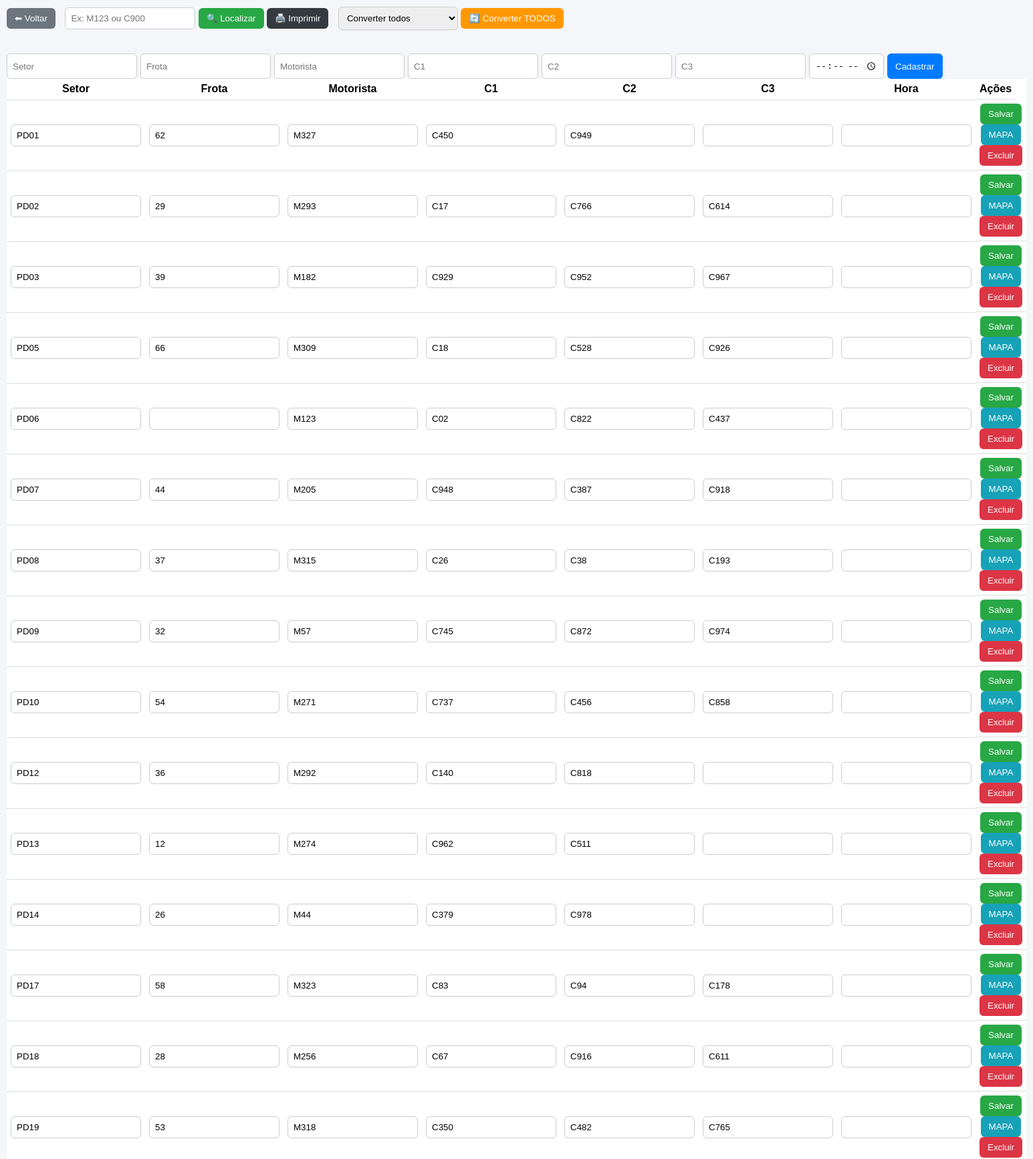
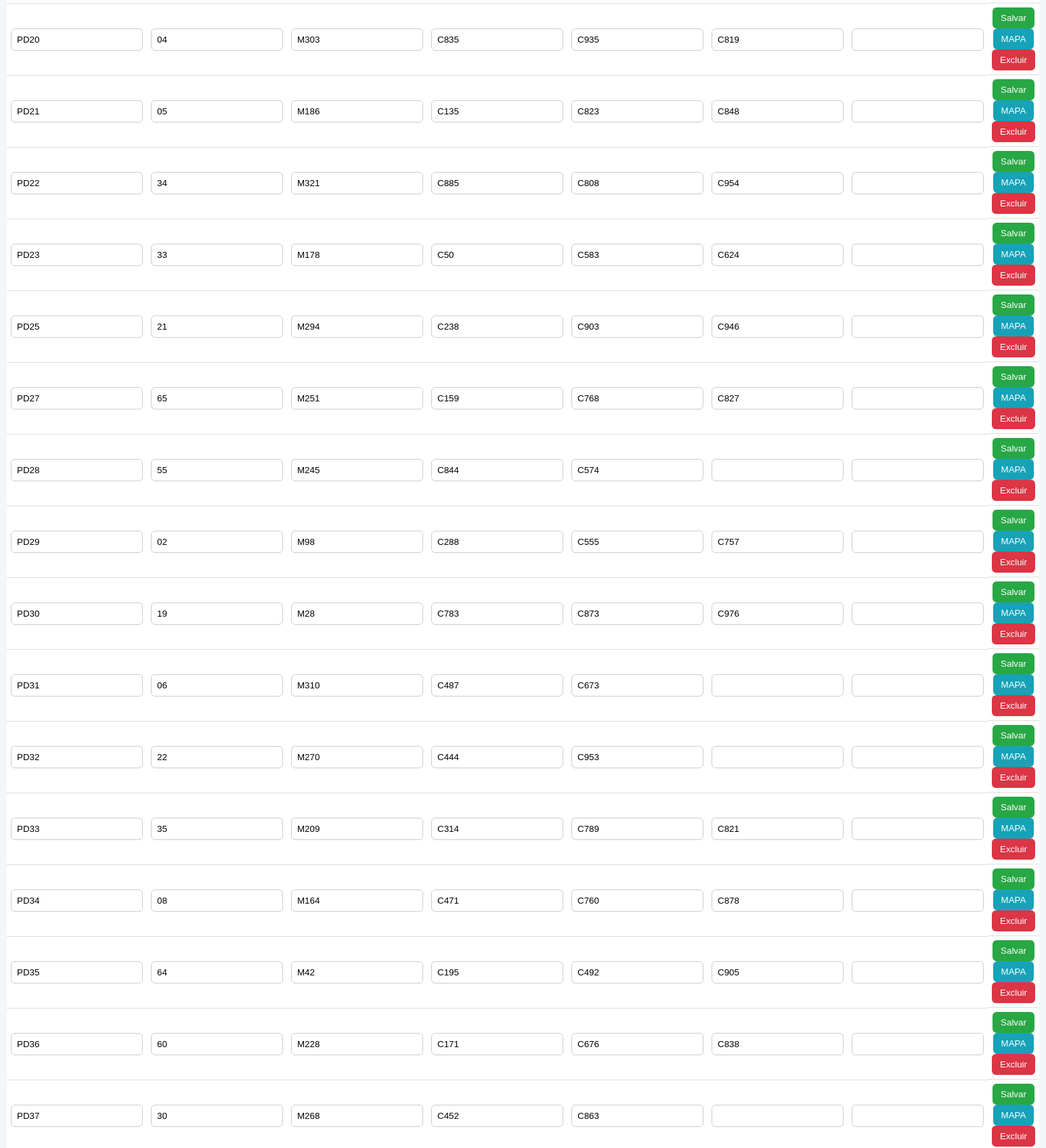
Screenshot of /equipes (signed in, upper part) with the database file from the repository (2 pictures, top to bottom).
### tables this page shows
CREATE TABLE equipes (
        id INTEGER PRIMARY KEY AUTOINCREMENT,
        Setor_ID TEXT,
        Frota TEXT,
        Motorista TEXT,
        C1 TEXT,
        C2 TEXT,
        C3 TEXT,
        Hora_Saida TEXT,
        Tipo TEXT
    );

### app.py (the view)
@app.route("/equipes")
def equipes():
    if not verificar_login():
        return redirect(url_for("login"))
    conn = conectar()
    dados = conn.execute("""
        SELECT * FROM equipes
        ORDER BY
            CASE
                WHEN Setor_ID LIKE 'PD%' THEN 1
                WHEN Setor_ID LIKE 'ID%' THEN 2
                ELSE 3
            END,
            CAST(
                CASE
                    WHEN LENGTH(Setor_ID) > 2
                    THEN SUBSTR(Setor_ID, 3)
                    ELSE 0
                END AS INTEGER
            )
    """).fetchall()
    conn.close()
    return render_template(
        "equipes.html",
        dados=dados
    )

### app.py (called while the page is built)
def conectar():
    conn = sqlite3.connect("frota.db")
    conn.row_factory = sqlite3.Row
    return conn

def verificar_login():
    return session.get("logado")

### templates/equipes.html (shortened to what this page needs)
<!DOCTYPE html>
<html lang="pt-br">
<head>
</head>
<body>
<div class="container">
<div class="card">
    <button class="btn-voltar no-print"
            onclick="window.location.href='/'">
        ⬅ Voltar
    </button>
    <form method="POST"
          action="/localizar"
          style="display:inline; margin-left:10px;"
          class="no-print">
        <input type="text"
               name="codigo"
               placeholder="Ex: M123 ou C900">
        <button type="submit"
                class="no-print"
                style="background:#28a745;">
            🔍 Localizar
        </button>
    </form>
    <button onclick="window.print()"
            class="btn-print no-print">
        🖨️ Imprimir
    </button>
    <form method="POST"
          action="/converter_todos"
          style="display:inline; margin-left:10px;"
          class="no-print">
        <select name="modo">
            <option value="">
                Converter todos
            </option>
        </select>
        <button type="submit"
                class="no-print"
                style="background:#ff9800;">
            🔄 Converter TODOS
        </button>
    </form>
</div>
<form method="POST"
      action="/add"
      class="no-print">
<div class="form-row">
    <input name="setor_id" placeholder="Setor">
    <input name="frota" placeholder="Frota">
    <input name="motorista" placeholder="Motorista">
    <input name="c1" placeholder="C1">
    <input name="c2" placeholder="C2">
    <input name="c3" placeholder="C3">
    <input type="time" name="hora_saida">
    <button class="btn-add no-print">
        Cadastrar
    </button>
</div>
</form>
<table>
<thead>
<tr>
    <th>Setor</th>
    <th>Frota</th>
    <th>Motorista</th>
    <th>C1</th>
    <th>C2</th>
    <th>C3</th>
    <th>Hora</th>
    <th class="no-print">Ações</th>
</tr>
</thead>
<tbody>
{% for e in dados %}
<form method="POST" action="/salvar">
<tr>
    <td>
        <input name="setor_id"
               value="{{ e.Setor_ID }}">
    </td>
    <td>
        <input name="frota"
               value="{{ e.Frota }}">
    </td>
    <td>
        <input name="motorista"
               value="{{ e.Motorista }}">
    </td>
    <td>
        <input name="c1"
               value="{{ e.C1 }}">
    </td>
    <td>
        <input name="c2"
               value="{{ e.C2 }}">
    </td>
    <td>
        <input name="c3"
               value="{{ e.C3 }}">
    </td>
    <td>
        <input name="hora_saida"
               value="{{ e.Hora_Saida }}">
    </td>
    <td class="no-print">
        <button type="submit"
                class="btn-save no-print">
            Salvar
        </button>
        <a href="/mapa/{{ e.Setor_ID }}"
           onclick="salvarScroll()"
           class="no-print">
            <button type="button"
                    class="btn-mapa no-print">
                MAPA
            </button>
        </a>
        <button type="submit"
                formaction="/excluir/{{ e.id }}"
                class="btn-delete no-print">
            Excluir
        </button>
    </td>
</tr>
</form>
{% endfor %}
</tbody>
</table>
</div>
</body>
</html>

### templates/equipes.html (style rules this page uses)
body { font-family: Arial; background: #f4f6f9; margin: 0; padding: 10px; }
.container { max-width: 1600px; margin: auto; }
.form-row { margin-top: 20px; display:flex; gap:5px; flex-wrap:wrap; }
input, select { padding: 8px; border-radius: 6px; border: 1px solid #ccc; }
button { padding: 8px 12px; border: none; border-radius: 6px; cursor: pointer; color: white; }
.btn-mapa { background:#17a2b8; }
.btn-add { background: #007bff; }
.btn-save { background: #28a745; }
.btn-delete { background: #dc3545; }
.btn-voltar { background: #6c757d; }
.btn-print { background: #343a40; }
table { width: 100%; border-collapse: collapse; background:white; }
th, td { padding: 6px; border-bottom: 1px solid #ddd; text-align: center; }
.card { margin-bottom:15px; }
.no-print { display:inline-block; }

### rows the page displays
equipes: setor_id "PD01", frota "62", motorista "M327", c1 "C450", c2 "C949"
equipes: setor_id "PD02", frota "29", motorista "M293", c1 "C17", c2 "C766", c3 "C614"
equipes: setor_id "PD03", frota "39", motorista "M182", c1 "C929", c2 "C952", c3 "C967"
equipes: setor_id "PD05", frota "66", motorista "M309", c1 "C18", c2 "C528", c3 "C926"
equipes: setor_id "PD06", motorista "M123", c1 "C02", c2 "C822", c3 "C437"
equipes: setor_id "PD07", frota "44", motorista "M205", c1 "C948", c2 "C387", c3 "C918"
equipes: setor_id "PD08", frota "37", motorista "M315", c1 "C26", c2 "C38", c3 "C193"
equipes: setor_id "PD09", frota "32", motorista "M57", c1 "C745", c2 "C872", c3 "C974"
equipes: setor_id "PD10", frota "54", motorista "M271", c1 "C737", c2 "C456", c3 "C858"
equipes: setor_id "PD12", frota "36", motorista "M292", c1 "C140", c2 "C818"
equipes: setor_id "PD13", frota "12", motorista "M274", c1 "C962", c2 "C511"
equipes: setor_id "PD14", frota "26", motorista "M44", c1 "C379", c2 "C978"
equipes: setor_id "PD17", frota "58", motorista "M323", c1 "C83", c2 "C94", c3 "C178"
equipes: setor_id "PD18", frota "28", motorista "M256", c1 "C67", c2 "C916", c3 "C611"
equipes: setor_id "PD19", frota "53", motorista "M318", c1 "C350", c2 "C482", c3 "C765"
equipes: setor_id "PD20", frota "04", motorista "M303", c1 "C835", c2 "C935", c3 "C819"
equipes: setor_id "PD21", frota "05", motorista "M186", c1 "C135", c2 "C823", c3 "C848"
equipes: setor_id "PD22", frota "34", motorista "M321", c1 "C885", c2 "C808", c3 "C954"
equipes: setor_id "PD23", frota "33", motorista "M178", c1 "C50", c2 "C583", c3 "C624"
equipes: setor_id "PD25", frota "21", motorista "M294", c1 "C238", c2 "C903", c3 "C946"
equipes: setor_id "PD27", frota "65", motorista "M251", c1 "C159", c2 "C768", c3 "C827"
equipes: setor_id "PD28", frota "55", motorista "M245", c1 "C844", c2 "C574"
equipes: setor_id "PD29", frota "02", motorista "M98", c1 "C288", c2 "C555", c3 "C757"
equipes: setor_id "PD30", frota "19", motorista "M28", c1 "C783", c2 "C873", c3 "C976"
equipes: setor_id "PD31", frota "06", motorista "M310", c1 "C487", c2 "C673"
equipes: setor_id "PD32", frota "22", motorista "M270", c1 "C444", c2 "C953"
equipes: setor_id "PD33", frota "35", motorista "M209", c1 "C314", c2 "C789", c3 "C821"
equipes: setor_id "PD34", frota "08", motorista "M164", c1 "C471", c2 "C760", c3 "C878"
equipes: setor_id "PD35", frota "64", motorista "M42", c1 "C195", c2 "C492", c3 "C905"
equipes: setor_id "PD36", frota "60", motorista "M228", c1 "C171", c2 "C676", c3 "C838"
equipes: setor_id "PD37", frota "30", motorista "M268", c1 "C452", c2 "C863"
